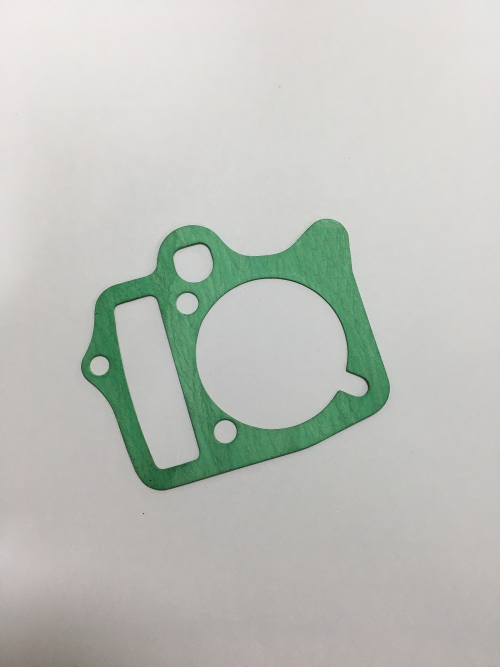
#> input picture opencv/pysource/error.JPG, 1000 x 1333 px (shown at 1/2 size)
$ python tuts4.py
#> lines starting #> are read from the running program, lines starting #| are printed output that depends on the picture; after the words box and inside, x2 and y2 are one past the last pixel; in counts of white or black regions, pixels touching at a corner belong together
import cv2
import numpy as np

img = cv2.imread("error.JPG")
#> img is the input picture: shape (1333, 1000, 3); mean B, G, R 187, 193.3, 189.9
rows, cols, ch = img.shape
#> rows = 1333; cols = 1000; ch = 3
print("rows: ", str(rows))
#| rows:  1333
print("cols: ", str(cols))
#| cols:  1000
print("channel: ", str(ch))
#| channel:  3
roi = img[100:280, 150:320]
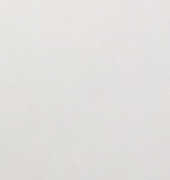
#> roi: shape (180, 170, 3); mean B, G, R 221.3, 223.9, 225.7
img[250, 180] = (255, 0, 0)
#> img: shape (1333, 1000, 3); under 0.01% of pixels changed, all inside (x1, y1, x2, y2) = (180, 250, 181, 251)
cv2.imshow("image", img)
cv2.imshow("roi", roi)
cv2.waitKey(0)
#> (the run stopped early here; a loop or call above may not have finished)
